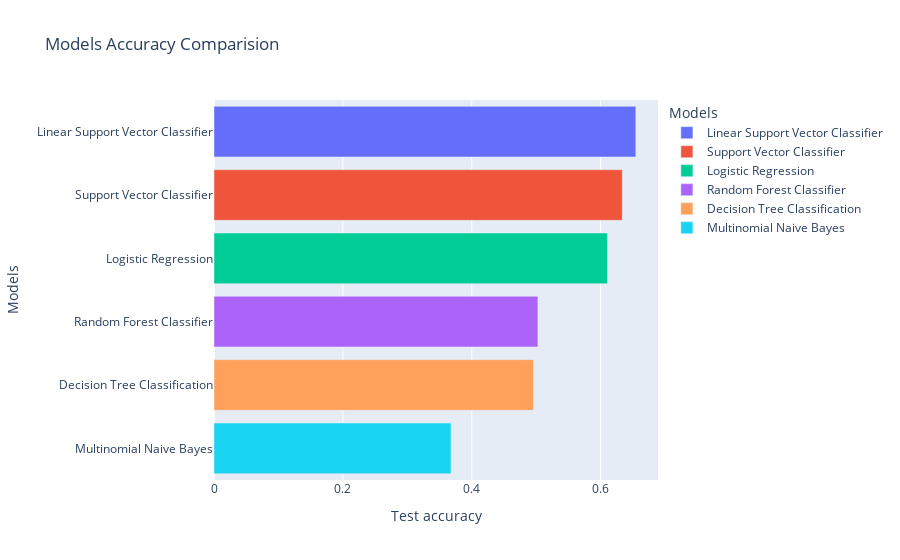

Notebook cell for this chart:
### Code cell
px.bar(accuracy_df, x='Test accuracy', y="Models", color="Models", title='Models Accuracy Comparision')

### Figure 1 — Plotly figure (JSON) as saved in the notebook; plotly's stock layout.template omitted (floating-point values rounded to 4 significant figures)
{"data": [{"alignmentgroup": "True", "hovertemplate": "Models=%{y}<br>Test accuracy=%{x}<extra></extra>", "legendgroup": "Linear Support Vector Classifier", "marker": {"color": "#636efa", "pattern": {"shape": ""}}, "name": "Linear Support Vector Classifier", "offsetgroup": "Linear Support Vector Classifier", "orientation": "h", "showlegend": true, "textposition": "auto", "type": "bar", "x": [0.6546], "xaxis": "x", "y": ["Linear Support Vector Classifier"], "yaxis": "y"}, {"alignmentgroup": "True", "hovertemplate": "Models=%{y}<br>Test accuracy=%{x}<extra></extra>", "legendgroup": "Support Vector Classifier", "marker": {"color": "#EF553B", "pattern": {"shape": ""}}, "name": "Support Vector Classifier", "offsetgroup": "Support Vector Classifier", "orientation": "h", "showlegend": true, "textposition": "auto", "type": "bar", "x": [0.6336], "xaxis": "x", "y": ["Support Vector Classifier"], "yaxis": "y"}, {"alignmentgroup": "True", "hovertemplate": "Models=%{y}<br>Test accuracy=%{x}<extra></extra>", "legendgroup": "Logistic Regression", "marker": {"color": "#00cc96", "pattern": {"shape": ""}}, "name": "Logistic Regression", "offsetgroup": "Logistic Regression", "orientation": "h", "showlegend": true, "textposition": "auto", "type": "bar", "x": [0.6105], "xaxis": "x", "y": ["Logistic Regression"], "yaxis": "y"}, {"alignmentgroup": "True", "hovertemplate": "Models=%{y}<br>Test accuracy=%{x}<extra></extra>", "legendgroup": "Random Forest Classifier", "marker": {"color": "#ab63fa", "pattern": {"shape": ""}}, "name": "Random Forest Classifier", "offsetgroup": "Random Forest Classifier", "orientation": "h", "showlegend": true, "textposition": "auto", "type": "bar", "x": [0.5026], "xaxis": "x", "y": ["Random Forest Classifier"], "yaxis": "y"}, {"alignmentgroup": "True", "hovertemplate": "Models=%{y}<br>Test accuracy=%{x}<extra></extra>", "legendgroup": "Decision Tree Classification", "marker": {"color": "#FFA15A", "pattern": {"shape": ""}}, "name": "Decision Tree Classification", "offsetgroup": "Decision Tree Classification", "orientation": "h", "showlegend": true, "textposition": "auto", "type": "bar", "x": [0.4956], "xaxis": "x", "y": ["Decision Tree Classification"], "yaxis": "y"}, {"alignmentgroup": "True", "hovertemplate": "Models=%{y}<br>Test accuracy=%{x}<extra></extra>", "legendgroup": "Multinomial Naive Bayes", "marker": {"color": "#19d3f3", "pattern": {"shape": ""}}, "name": "Multinomial Naive Bayes", "offsetgroup": "Multinomial Naive Bayes", "orientation": "h", "showlegend": true, "textposition": "auto", "type": "bar", "x": [0.3678], "xaxis": "x", "y": ["Multinomial Naive Bayes"], "yaxis": "y"}], "layout": {"barmode": "relative", "legend": {"title": {"text": "Models"}, "tracegroupgap": 0}, "title": {"text": "Models Accuracy Comparision"}, "xaxis": {"anchor": "y", "domain": [0, 1], "title": {"text": "Test accuracy"}}, "yaxis": {"anchor": "x", "categoryarray": ["Multinomial Naive Bayes", "Decision Tree Classification", "Random Forest Classifier", "Logistic Regression", "Support Vector Classifier", "Linear Support Vector Classifier"], "categoryorder": "array", "domain": [0, 1], "title": {"text": "Models"}}}}
